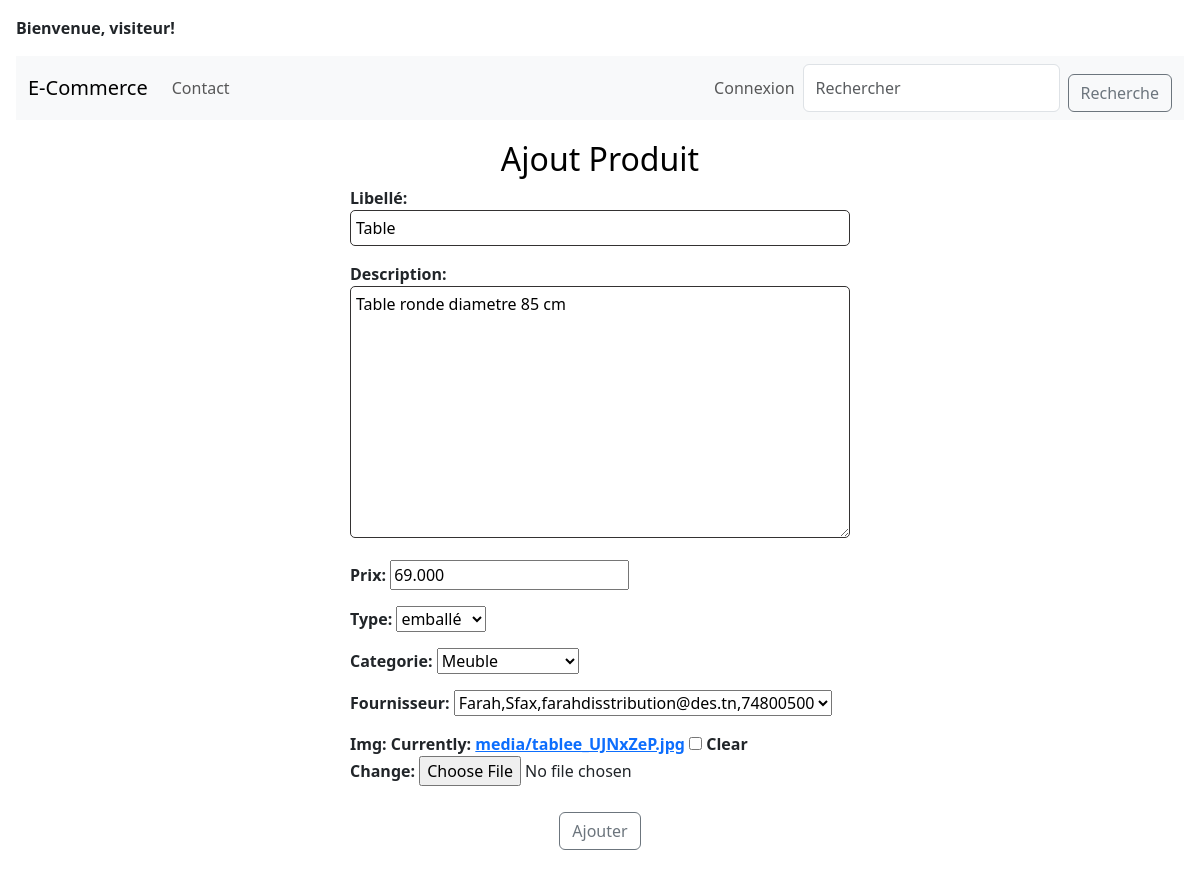
Page /magasin/modifier_produit/1/ on the committed database.
### magasin/models.py (models this page shows, shortened)
class Produit(models.Model):
    TYPE_CHOICES=[('em','emballé'),
              ('fr','frais'),
              ('cs','conservé')
              ]
    libellé = models.CharField(max_length=100)
    description = models.TextField(default='non definie')
    prix = models.DecimalField(max_digits=10, decimal_places=3)
    type = models.CharField(max_length=2,choices=TYPE_CHOICES,default='em')
    categorie = models.ForeignKey('Categorie', on_delete=models.CASCADE, null=True)
    fournisseur=models.ForeignKey('Fournisseur',on_delete=models.CASCADE,null=True)
    img=models.ImageField(blank=True,upload_to='media/')

### magasin/views.py (the view)
# urls.py: path('modifier_produit/<int:id>/',views. modifier_produit, name='modifier_produit'),
def modifier_produit(request, id):
    produit = Produit.objects.get(id=id)
    if request.method == "POST" :
        form = ProduitForm(request.POST, request.FILES, instance=produit)
        if form.is_valid():
            form.save()
            return HttpResponseRedirect('/magasin')
    else :
        form = ProduitForm(instance=produit)
    return render(request,'magasin/majProduits.html',{'form':form})

### magasin/forms.py
class ProduitForm(ModelForm):
    class Meta :
        model = Produit
        fields = "__all__" #pour tous les champs de la table

### magasin/models.py (called while the page is built)
    def __str__(self):
        return self.name

    def __str__(self):
        return (self.nom+','+self.adresse+','+self.email+','+self.telephone)

### magasin/templates/magasin/majProduits.html (shortened to what this page needs)
{% extends 'magasin/base.html' %}
{% block content %}
<div class="container">
  <div class="row">
    <div class="col-md-12 text-center">
      <h2 style="color: black;">Ajout Produit </h2>
    </div>
    <div class="col-md-6 mx-auto">
      <form method='POST' class="post-form" enctype="multipart/form-data">
        {{ form.as_p }}
        <div class="text-center mt-3">
          <button type="submit" class="btn btn-outline-secondary">Ajouter</button>
        </div>
      </form>
    </div>
  </div>
</div>
{% endblock %}

### magasin/templates/magasin/majProduits.html (style rules this page uses)
.post-form { max-width: 500px; margin: auto; }
.btn { margin-top: 10px; }
label { font-weight: bold; }
input[type="text"], textarea { border: 1px solid #343232; padding: 5px; font-size: 16px; border-radius: 5px; width: 100%; max-width: 100%; }
.container { max-width: 1200px; margin: 0 auto; padding: 20px; }
p { margin-top: 5px; font-size: 16px; font-weight: bold; }

### rows in the picture
Produit: libellé "Table", description "Table ronde diametre 85 cm", prix "69.000", type "emballé", categorie "Meuble", fournisseur "Farah,Sfax,farahdisstribution@des.tn,74800500"
